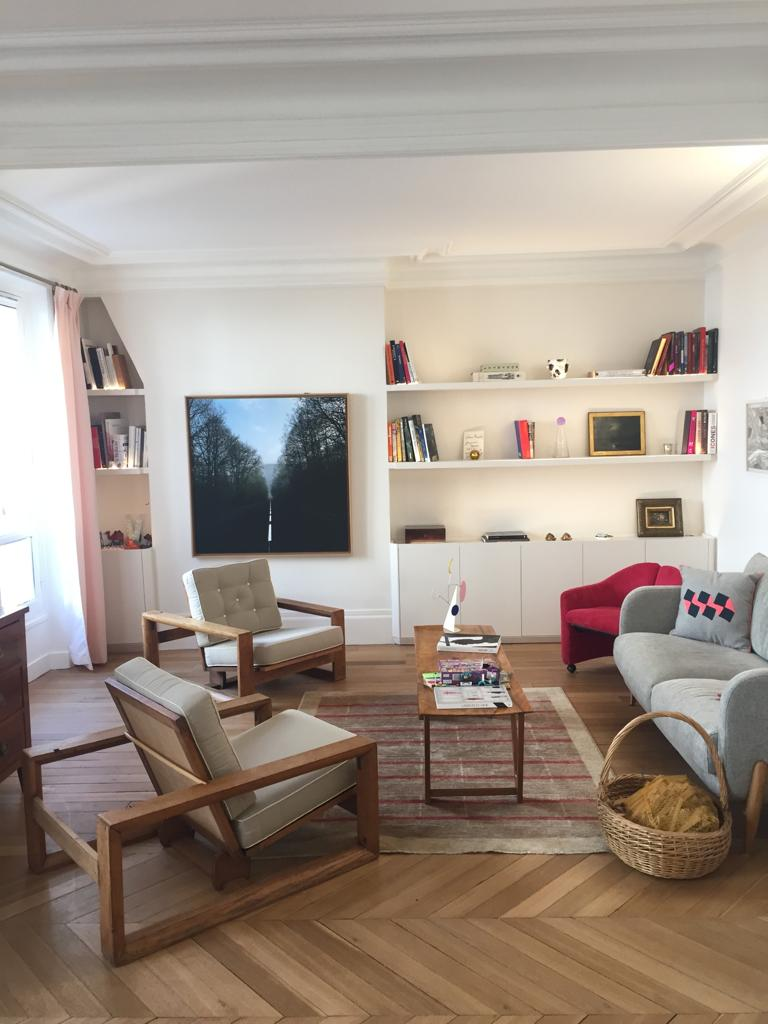
#> input picture public/photos/WhatsApp Image 2026-04-19 at 11.42.36.jpeg, 768 x 1024 px
$ python add_location.py
#> lines starting #> are read from the running program, lines starting #| are printed output that depends on the picture
#!/usr/bin/env python3
"""
Génère toutes les photos avec un overlay homogène identique à l'exemple.
Tailles FIXES — indépendantes des dimensions de la photo originale.
"""

from PIL import Image, ImageDraw, ImageFont
import os

PHOTOS_DIR = os.path.dirname(os.path.abspath(__file__))
OUTPUT_DIR = os.path.join(PHOTOS_DIR, "selected")
os.makedirs(OUTPUT_DIR, exist_ok=True)

SELECTION = [
    { "src": "WhatsApp Image 2026-04-19 at 11.42.36.jpeg",     "out": "01-salon-parisien-bibliotheque.jpg",  "lieu": "Paris 7ème · Avenue de Breteuil",         "desc": "Salon & bibliothèque sur-mesure" },
    { "src": "WhatsApp Image 2026-04-19 at 11.42.36 (1).jpeg", "out": "02-bibliotheque-led.jpg",             "lieu": "Paris 16ème · Rue de la Pompe",            "desc": "Bibliothèque éclairée LED" },
    { "src": "WhatsApp Image 2026-04-19 at 11.42.36 (3).jpeg", "out": "03-buffet-led.jpg",                  "lieu": "Paris 8ème · Boulevard Haussmann",         "desc": "Buffet sur-mesure & éclairage intégré" },
    { "src": "WhatsApp Image 2026-04-19 at 11.43.47.jpeg",     "out": "04-terrasse-vue-paris.jpg",          "lieu": "Paris 9ème · Rue La Fayette",             "desc": "Terrasse — lames composite" },
    { "src": "WhatsApp Image 2026-04-19 at 11.43.53.jpeg",     "out": "05-terrasse-ciel-bleu.jpg",          "lieu": "Paris 17ème · Avenue des Ternes",         "desc": "Terrasse — vue dégagée" },
    { "src": "WhatsApp Image 2026-04-19 at 11.47.48 (3).jpeg", "out": "06-salon-eclairage-theatre.jpg",     "lieu": "Paris 6ème · Rue de Vaugirard",           "desc": "Salon — éclairage architectural" },
    { "src": "WhatsApp Image 2026-04-19 at 11.47.48 (4).jpeg", "out": "07-open-space-cuisine.jpg",         "lieu": "Paris 12ème · Avenue Daumesnil",          "desc": "Open space cuisine & séjour" },
    { "src": "WhatsApp Image 2026-04-19 at 11.47.47.jpeg",     "out": "08-couloir-moderne.jpg",            "lieu": "Paris 15ème · Rue de la Convention",      "desc": "Couloir & aménagement global" },
    { "src": "WhatsApp Image 2026-04-19 at 11.47.48 (2).jpeg", "out": "09-chambre-tete-lit.jpg",           "lieu": "Paris 11ème · Boulevard Voltaire",        "desc": "Chambre — tête de lit & dressing" },
    { "src": "WhatsApp Image 2026-04-19 at 11.47.48 (6).jpeg", "out": "10-appartement-globe.jpg",          "lieu": "Paris 3ème · Rue du Temple",              "desc": "Rénovation complète appartement" },
    { "src": "WhatsApp Image 2026-04-19 at 11.47.48 (7).jpeg", "out": "11-chambre-dressing.jpg",           "lieu": "Paris 14ème · Rue d'Alésia",              "desc": "Chambre & dressing intégré" },
    { "src": "WhatsApp Image 2026-04-19 at 11.47.47 (2).jpeg", "out": "12-salle-bain.jpg",                 "lieu": "Paris 10ème · Faubourg Saint-Denis",      "desc": "Salle de bain — carreaux de ciment" },
    { "src": "WhatsApp Image 2026-04-19 at 11.47.48.jpeg",     "out": "13-bureau-dressing.jpg",            "lieu": "Paris 13ème · Avenue de Choisy",          "desc": "Bureau & dressing sur-mesure" },
    { "src": "WhatsApp Image 2026-04-19 at 11.42.37.jpeg",     "out": "14-meuble-tv-beton.jpg",            "lieu": "Paris 5ème · Rue Mouffetard",             "desc": "Meuble TV effet béton ciré" },
    { "src": "WhatsApp Image 2026-04-19 at 11.47.48 (9).jpeg", "out": "15-chambre-niche-led.jpg",          "lieu": "Paris 4ème · Île Saint-Louis",            "desc": "Chambre — niche & rangement éclairé" },
]

# ─── Paramètres FIXES pour overlay homogène ───────────────────────────────
TARGET_WIDTH  = 1400          # toutes les photos normalisées à cette largeur
FONT_SIZE_LIEU = 18           # taille fixe adresse
FONT_SIZE_DESC = 13           # taille fixe description
PAD_X  = 16                   # padding horizontal intérieur
PAD_Y  = 12                   # padding vertical intérieur
BORDER = 3                    # épaisseur trait doré gauche
GAP    = 6                    # espace entre les deux lignes de texte
MARGIN = 20                   # marge depuis le bord de la photo
GOLD   = (212, 175, 55, 240)  # couleur trait doré
BG     = (15, 15, 15, 185)    # fond sombre semi-transparent

font_paths = [
    "/System/Library/Fonts/HelveticaNeue.ttc",
    "/System/Library/Fonts/Helvetica.ttc",
    "/Library/Fonts/Arial.ttf",
    "/System/Library/Fonts/Arial.ttf",
]

def load_font(size):
#> called with size = 18
    for fp in font_paths:
        if os.path.exists(fp):
            try:
                return ImageFont.truetype(fp, size)
            except Exception:
                continue
    return ImageFont.load_default()

font_lieu = load_font(FONT_SIZE_LIEU)
font_desc = load_font(FONT_SIZE_DESC)

def process(src_path, out_path, lieu, desc):
#> called with lieu = 'Paris 7ème · Avenue de Breteuil', desc = 'Salon & bibliothèque sur-mesure'
    img = Image.open(src_path).convert("RGB")
#> img is the input picture: PIL image 768x1024 RGB; mean R, G, B 162.2, 149.4, 138.7
    W, H = img.size
#> W = 768; H = 1024

    # Normaliser largeur → TARGET_WIDTH
    ratio = TARGET_WIDTH / W
#> ratio = 1.82
    new_h = int(H * ratio)
#> new_h = 1866
    img = img.resize((TARGET_WIDTH, new_h), Image.LANCZOS)
#> img: PIL image 1400x1866 RGB
    W, H = img.size
#> W = 1400; H = 1866

    # Mesurer textes
    dummy = ImageDraw.Draw(img)
    bb_lieu = dummy.textbbox((0, 0), lieu, font=font_lieu)
#> bb_lieu = (0, 2, 146, 10)
    bb_desc = dummy.textbbox((0, 0), desc, font=font_desc)
#> bb_desc = (0, 2, 153, 12)
    tw_lieu = bb_lieu[2] - bb_lieu[0]
#> tw_lieu = 146
    tw_desc = bb_desc[2] - bb_desc[0]
#> tw_desc = 153
    th_lieu = bb_lieu[3] - bb_lieu[1]
#> th_lieu = 8
    th_desc = bb_desc[3] - bb_desc[1]
#> th_desc = 10

    box_w = max(tw_lieu, tw_desc) + PAD_X * 2 + BORDER
#> box_w = 188
    box_h = th_lieu + GAP + th_desc + PAD_Y * 2
#> box_h = 48

    x0 = MARGIN
    y0 = H - MARGIN - box_h
#> y0 = 1798

    # Overlay
    overlay = Image.new("RGBA", img.size, (0, 0, 0, 0))
#> overlay: PIL image 1400x1866 RGBA; every value is 0
    d = ImageDraw.Draw(overlay)

    # Fond
    d.rectangle([x0, y0, x0 + box_w, y0 + box_h], fill=BG)
    # Trait doré gauche
    d.rectangle([x0, y0, x0 + BORDER, y0 + box_h], fill=GOLD)

    img = img.convert("RGBA")
#> img: PIL image 1400x1866 RGBA
    img = Image.alpha_composite(img, overlay).convert("RGB")
#> img: PIL image 1400x1866 RGB
    draw = ImageDraw.Draw(img)

    tx = x0 + BORDER + PAD_X
    ty_lieu = y0 + PAD_Y
#> ty_lieu = 1810
    ty_desc = ty_lieu + th_lieu + GAP
#> ty_desc = 1824

    draw.text((tx, ty_lieu), lieu, font=font_lieu, fill=(255, 255, 255))
    draw.text((tx, ty_desc), desc, font=font_desc, fill=(200, 200, 200))

    img.save(out_path, "JPEG", quality=93)
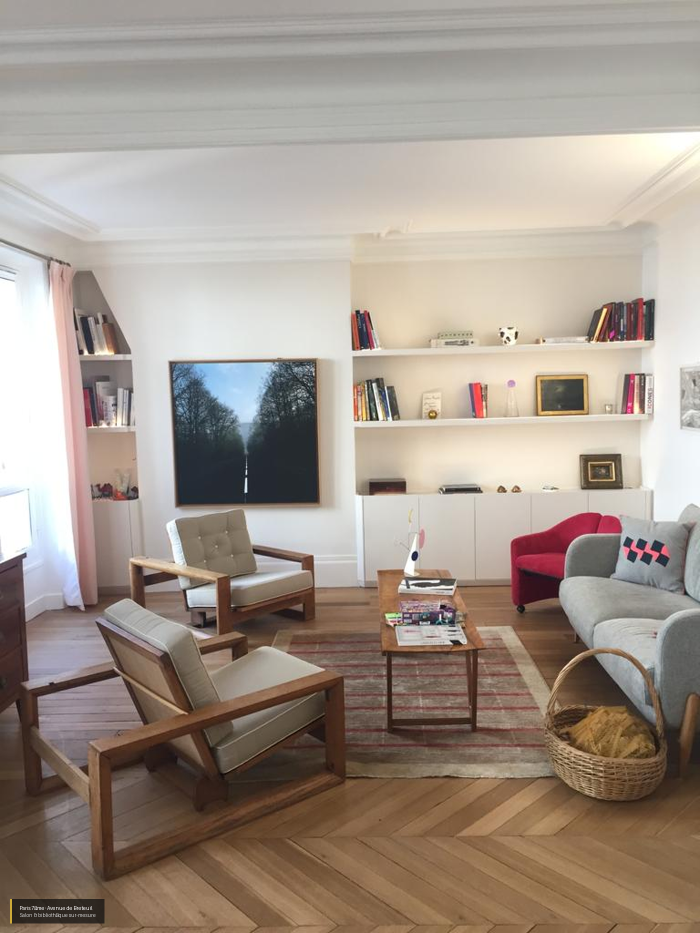
#> saved as 01-salon-parisien-bibliotheque.jpg: PIL image 1400x1866 RGB (shown at 1/2 size); mean R, G, B 161.9, 149.3, 138.6
    print(f"  ✓  {os.path.basename(out_path)}")

print("Génération des photos avec overlay homogène…")
for item in SELECTION:
    src = os.path.join(PHOTOS_DIR, item["src"])
    out = os.path.join(OUTPUT_DIR, item["out"])
    if not os.path.exists(src):
        print(f"  ⚠  Manquant : {item['src']}")
        continue
    process(src, out, item["lieu"], item["desc"])
#> pass 2 of the loop `for item in SELECTION:`:
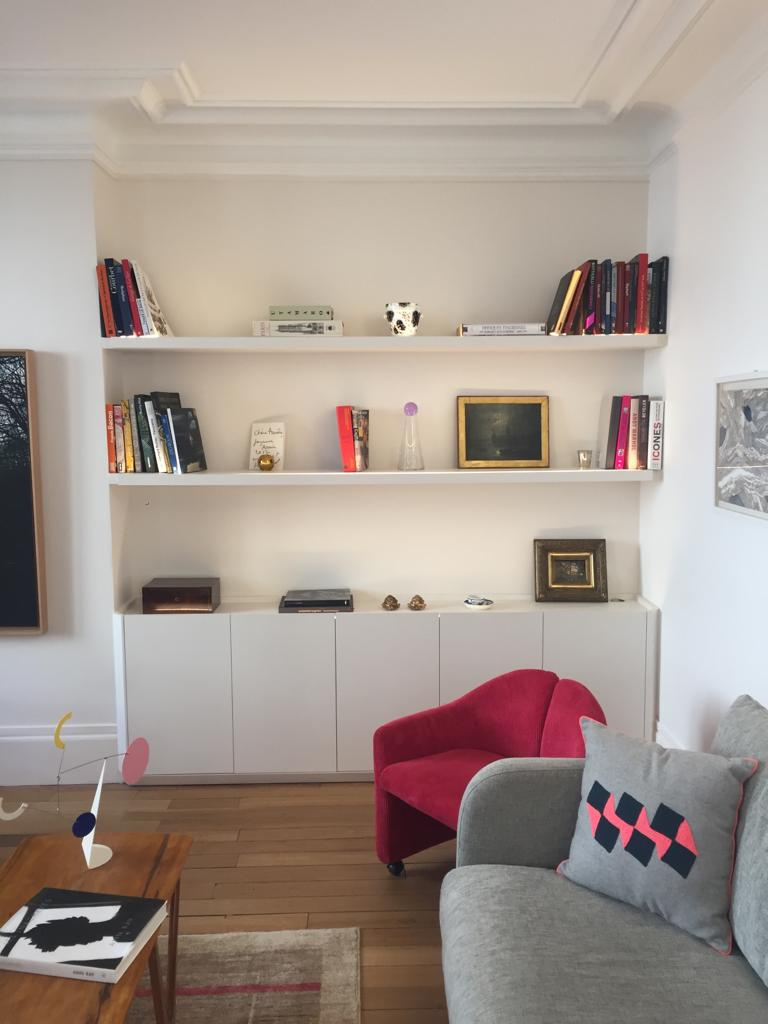
#> input picture public/photos/WhatsApp Image 2026-04-19 at 11.42.36 (1).jpeg, 768 x 1024 px
#> in process, img is the input picture: PIL image 768x1024 RGB; mean R, G, B 165.6, 152.4, 144.2
#> bb_lieu = (0, 2, 138, 12)
#> bb_desc = (0, 2, 119, 12)
#> tw_lieu = 138
#> tw_desc = 119
#> th_lieu = 10
#> box_w = 173
#> box_h = 50
#> y0 = 1796
#> ty_lieu = 1808
#> in process (call 2), `img.save(out_path, "JPEG", quality=93)`:
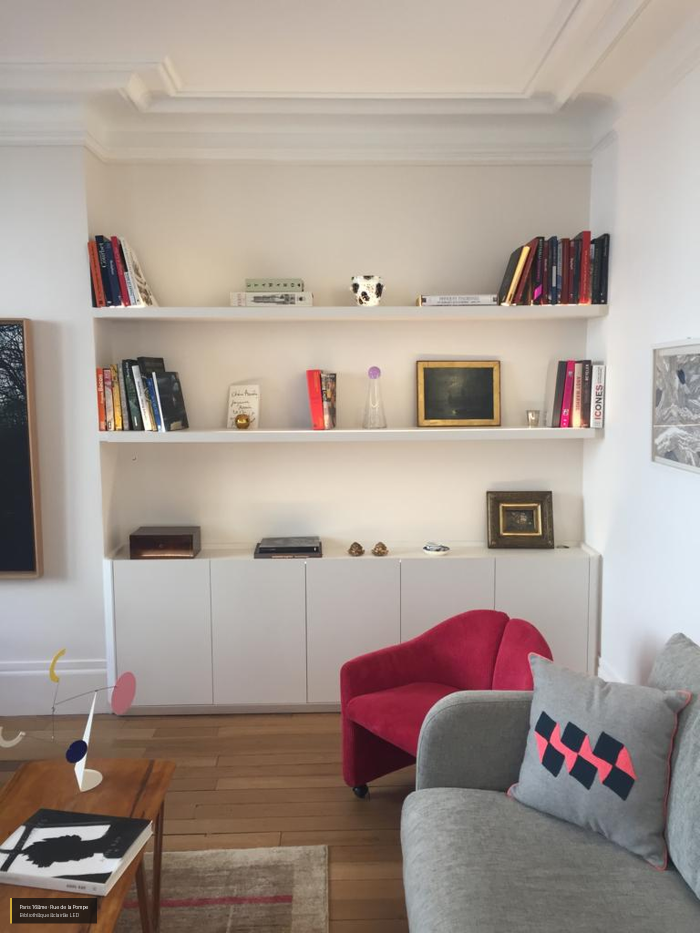
#> saved as 02-bibliotheque-led.jpg: PIL image 1400x1866 RGB (shown at 1/2 size); mean R, G, B 165.3, 152.3, 144.1

print(f"\n✅ {len(SELECTION)} photos → {OUTPUT_DIR}")
